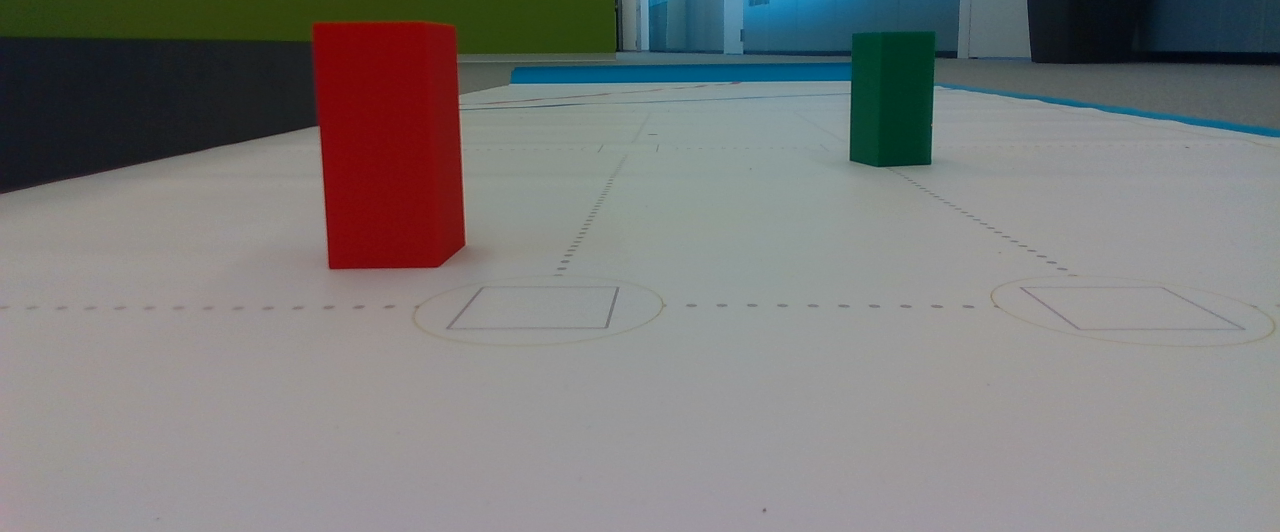
#> input picture wro/img/image1_Color.png, 1280 x 532 px, given in place of the camera
$ python block_vison_camera.py
#> lines starting #> are read from the running program, lines starting #| are printed output that depends on the picture; after the words box and inside, x2 and y2 are one past the last pixel; in counts of white or black regions, pixels touching at a corner belong together
#> further down, frame is the input picture: shape (532, 1280, 3); mean B, G, R 123.6, 124.3, 125.3
import cv2
import numpy as np

# --- Green HSV ranges ---
lower_green = np.array([60, 30, 50])
upper_green = np.array([80, 255, 255])

# --- Refined Red HSV ranges ---
lower_red1 = np.array([0, 100, 100])
upper_red1 = np.array([10, 255, 255])
lower_red2 = np.array([160, 100, 100])
upper_red2 = np.array([180, 255, 255])

MIN_BLOCK_AREA = 1000
ASPECT_RATIO_RANGE = (0.3, 3.0)
MIN_SOLIDITY = 0.7
MIN_RED_SATURATION = 150
MIN_RED_VALUE = 100

def recognize_blocks(image):
    found_blocks = []
    try:
        hsv = cv2.cvtColor(image, cv2.COLOR_BGR2HSV)
#> hsv: shape (532, 1280, 3); mean H, S, V 79.9, 45.8, 133.6

        # --- Green detection ---
        mask_green = cv2.inRange(hsv, lower_green, upper_green)
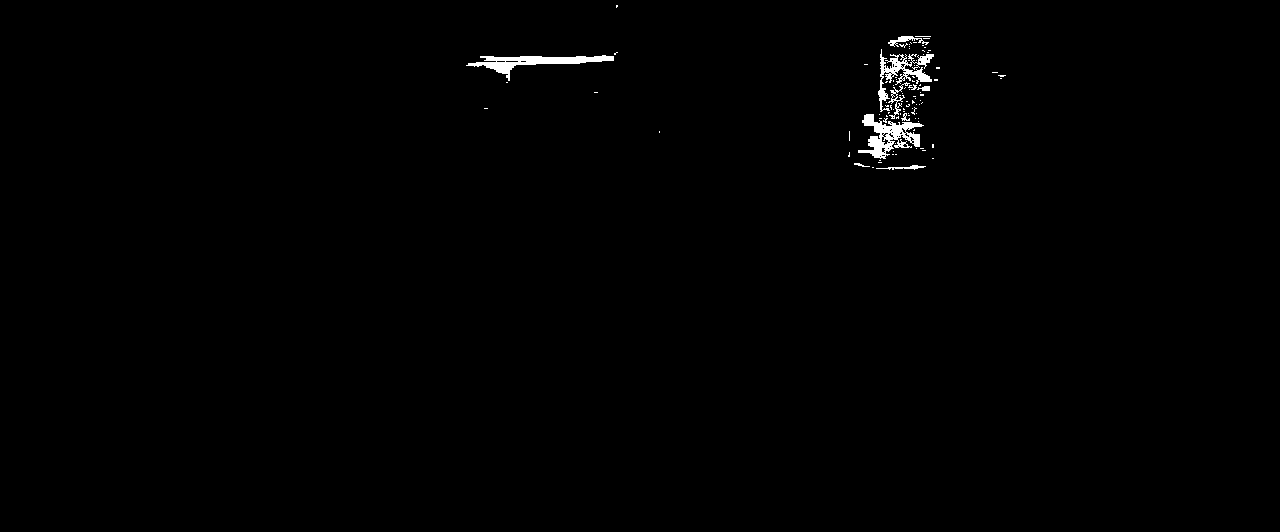
#> mask_green: shape (532, 1280); 0.62% white; 98 white regions (88 under 20 px)
        contours_green, _ = cv2.findContours(mask_green, cv2.RETR_EXTERNAL, cv2.CHAIN_APPROX_SIMPLE)
#> contours_green = 98 contours, 91 with area under 20; largest, box (x1, y1, x2, y2) and area: (858, 114, 924, 159) 1152, (466, 55, 614, 81) 1020, (878, 49, 934, 112) 743, (888, 36, 929, 47) 103, (888, 82, 910, 119) 96, (876, 165, 926, 170) 50, (917, 86, 930, 91) 29

        for contour in contours_green:
            area = cv2.contourArea(contour)
            if area > MIN_BLOCK_AREA:
                x, y, w, h = cv2.boundingRect(contour)
                aspect_ratio = float(w) / h
                if ASPECT_RATIO_RANGE[0] < aspect_ratio < ASPECT_RATIO_RANGE[1]:
                    hull = cv2.convexHull(contour)
                    hull_area = cv2.contourArea(hull)
                    solidity = float(area) / hull_area if hull_area > 0 else 0
                    if solidity > MIN_SOLIDITY:
                        center_x = x + w // 2
                        center_y = y + h // 2
                        found_blocks.append({"color": "green", "center": (center_x, center_y), "width": w, "height": h, "area": area, "bounding_box": (x, y, w, h)})
                        cv2.rectangle(image, (x, y), (x + w, y + h), (0, 255, 0), 2)
                        cv2.circle(image, (center_x, center_y), 5, (0, 0, 0), -1)
#> this loop made 98 passes
#> (area, x, y, w, h, aspect_ratio, hull_area, solidity) on pass 28: (1152, 858, 114, 66, 45, 1.47, 2168, 0.531)
#> after the loop, found_blocks = []

        # --- Red detection ---
        mask_red1 = cv2.inRange(hsv, lower_red1, upper_red1)
#> mask_red1: shape (532, 1280); 2.8% white; 26 white regions (14 under 20 px), largest, box (x1, y1, x2, y2) and area: (314, 22, 466, 266) 17738, (330, 122, 366, 149) 458, (332, 229, 382, 243) 270
        mask_red2 = cv2.inRange(hsv, lower_red2, upper_red2)
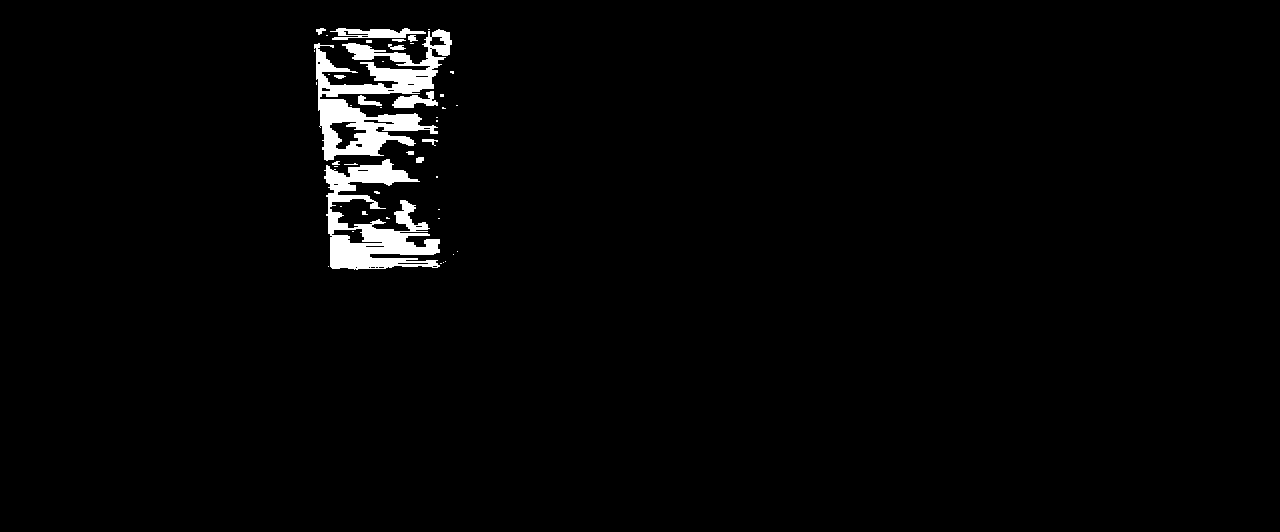
#> mask_red2: shape (532, 1280); 2.2% white; 46 white regions (32 under 20 px), largest, box (x1, y1, x2, y2) and area: (314, 29, 452, 161) 7153, (324, 159, 440, 270) 5960, (330, 28, 426, 40) 638
        mask_red = cv2.bitwise_or(mask_red1, mask_red2)
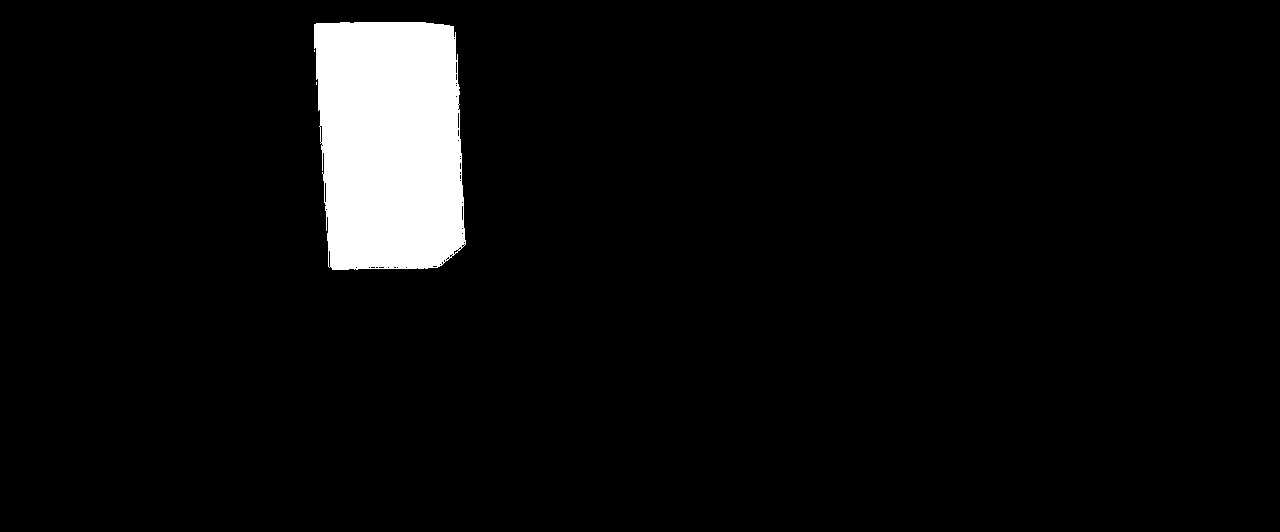
#> mask_red: shape (532, 1280); 5% white; 3 white regions (2 under 20 px)
        contours_red, _ = cv2.findContours(mask_red, cv2.RETR_EXTERNAL, cv2.CHAIN_APPROX_SIMPLE)
#> contours_red = 3 contours, 2 with area under 20; largest, box (x1, y1, x2, y2) and area: (314, 22, 466, 270) 33650

        for contour in contours_red:
            area = cv2.contourArea(contour)
            if area > MIN_BLOCK_AREA:
                x, y, w, h = cv2.boundingRect(contour)
                aspect_ratio = float(w) / h
                if ASPECT_RATIO_RANGE[0] < aspect_ratio < ASPECT_RATIO_RANGE[1]:
                    hull = cv2.convexHull(contour)
                    hull_area = cv2.contourArea(hull)
                    solidity = float(area) / hull_area if hull_area > 0 else 0
                    if solidity > MIN_SOLIDITY:
                        mask = np.zeros_like(mask_red)
                        cv2.drawContours(mask, [contour], -1, 255, cv2.FILLED)
                        mean_saturation = np.mean(hsv[:, :, 1][mask == 255])
                        mean_value = np.mean(hsv[:, :, 2][mask == 255])
                        if mean_saturation > MIN_RED_SATURATION and mean_value > MIN_RED_VALUE:
                            center_x = x + w // 2
                            center_y = y + h // 2
                            found_blocks.append({"color": "red", "center": (center_x, center_y), "width": w, "height": h, "area": area, "bounding_box": (x, y, w, h)})
                            cv2.rectangle(image, (x, y), (x + w, y + h), (0, 0, 255), 2)
                            cv2.circle(image, (center_x, center_y), 5, (0, 0, 0), -1)
#> this loop made 3 passes
#> (area, x, y, w, h, aspect_ratio, hull_area, solidity) on pass 3: (33649.5, 314, 22, 152, 248, 0.613, 34273.5, 0.982)
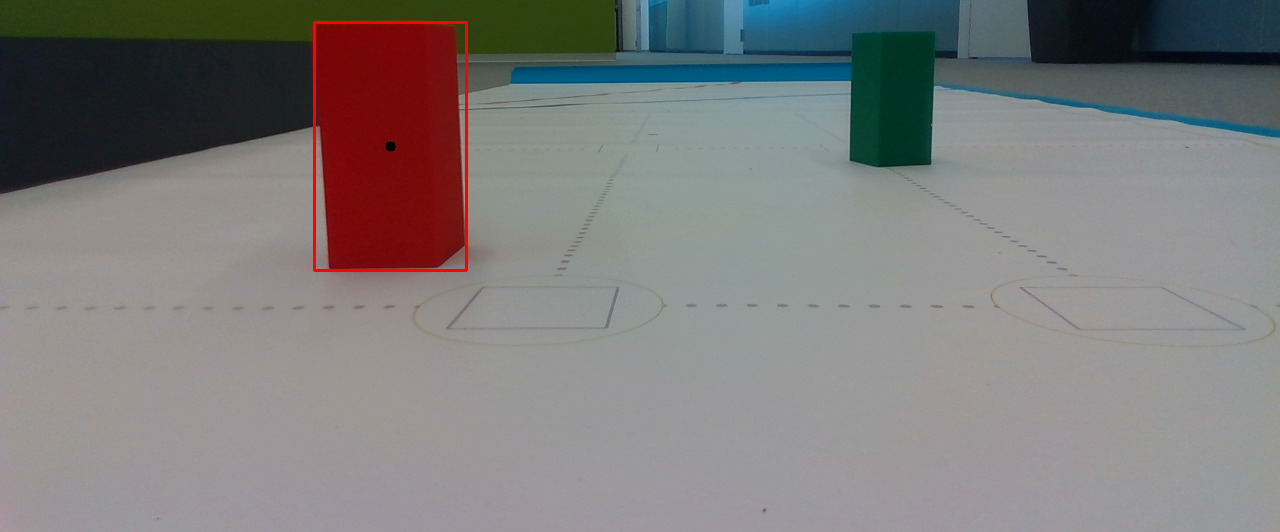
#> image: shape (532, 1280, 3); 0.36% of pixels changed, all inside (x1, y1, x2, y2) = (313, 21, 468, 272)
#> mask: shape (532, 1280); 5% white; 1 white region
#> after the loop, found_blocks = 1 item

        return image, found_blocks
    except Exception as e:
        print(f"An error occurred: {e}")
        return image, []

def get_nearest_block_data(image):
    try:
        processed_frame, detected_blocks = recognize_blocks(image.copy())
#> detected_blocks = 1 item

        if not detected_blocks:
            print("No blocks detected in the image.")
            return None, processed_frame

        detected_blocks.sort(key=lambda block: block["area"], reverse=True)

        nearest_block = detected_blocks[0]
#> nearest_block = {'color': 'red', 'center': (390, 146), 'width': 152, 'height': 248, 'area': 33649.5, 'bounding_box': (314, 22, 152, 248)}

        nb = {
            "color": nearest_block["color"],
            "center": nearest_block["center"],
            "width": nearest_block["width"],
            "height": nearest_block["height"],
        }
#> nb = {'color': 'red', 'center': (390, 146), 'width': 152, 'height': 248}

        return nb["color"], nb["center"], (nb["width"], nb["height"]), processed_frame

    except Exception as e:
        print(f"An error occurred: {e}")
        return None, image

if __name__ == "__main__":
    cap = cv2.VideoCapture(0)

    if not cap.isOpened():
        print("Error: Could not open camera.")
        exit()

    ret, frame = cap.read()
    cap.release()

    if not ret:
        print("Error: Could not read frame from camera.")
        exit()

    nearest_block_data = get_nearest_block_data(frame)

    if nearest_block_data is not None:
        nearest_block_color, center, dimensions, processed_frame = nearest_block_data
#> nearest_block_color = 'red'; center = (390, 146); dimensions = (152, 248)
        width, height = dimensions
#> width = 152; height = 248
        center_x, center_y = center
#> center_x = 390; center_y = 146

        if nearest_block_color:
            print(f"Nearest block color: {nearest_block_color}")
#| Nearest block color: red
        print(f"Nearest block center (x, y): ({center_x}, {center_y})")
#| Nearest block center (x, y): (390, 146)
        print(f"Nearest block width: {width}")
#| Nearest block width: 152
        print(f"Nearest block height: {height}")
#| Nearest block height: 248

        try:
            if processed_frame is not None:
                bx, by, bw, bh = None, None, None, None
                for block in recognize_blocks(frame.copy())[1]:
                    if block["center"] == center:
                        bx, by, bw, bh = block["bounding_box"]
                        break
#> this loop made 1 pass

                if bx is not None:
                    color = (0, 255, 0) if nearest_block_color == "green" else (0, 0, 255)
#> color = (0, 0, 255)
                    cv2.rectangle(processed_frame, (bx, by), (bx + bw, by + bh), color, 2)
                    cv2.circle(processed_frame, center, 5, (0, 0, 0), -1)
                    cv2.putText(processed_frame, f"Nearest {nearest_block_color}", (10, 50), cv2.FONT_HERSHEY_SIMPLEX, 1, (255, 255, 255), 2, cv2.LINE_AA)
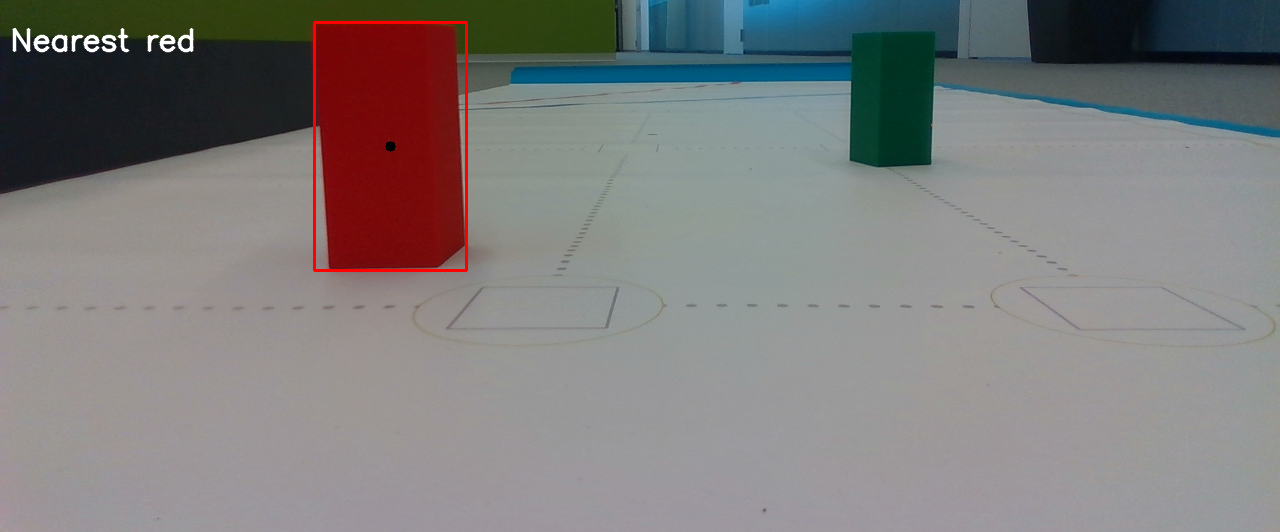
#> processed_frame: shape (532, 1280, 3); 0.31% of pixels changed, all inside (x1, y1, x2, y2) = (12, 27, 194, 53)
                    cv2.imshow("Block Recognition from Camera Image", processed_frame)

        except Exception as e:
            print(f"Error displaying image: {e}")
    else:
        cv2.imshow("Block Recognition from Camera Image", frame)

    cv2.waitKey(0)
    cv2.destroyAllWindows()

$ run again, on wro/img/image2_Color.png
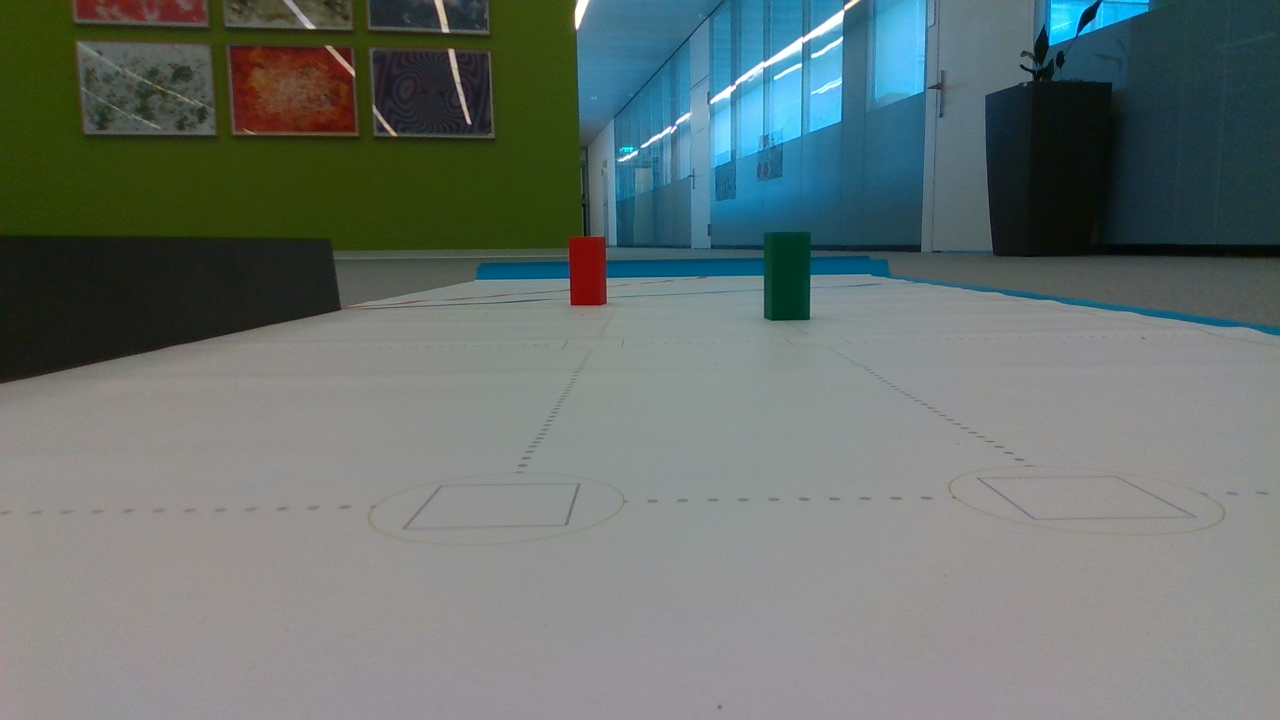
#> input picture wro/img/image2_Color.png, 1280 x 720 px, given in place of the camera
#> frame is the input picture: shape (720, 1280, 3); mean B, G, R 111.9, 114.8, 104.6
#> hsv: shape (720, 1280, 3); mean H, S, V 70.1, 65.2, 121.3
#> in recognize_blocks, `mask_green = cv2.inRange(hsv, lower_green, upper_green)`:
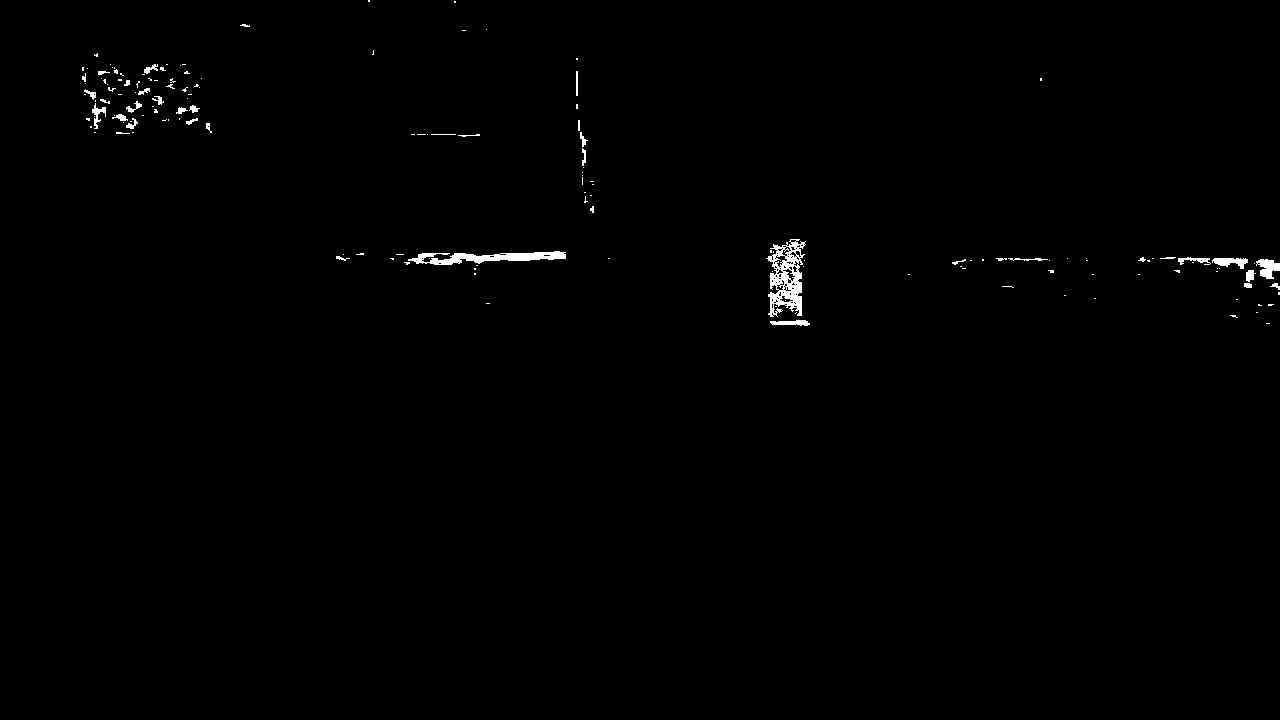
#> mask_green: shape (720, 1280); 0.59% white; 158 white regions (119 under 20 px)
#> contours_green = 157 contours, 133 with area under 20; largest, box (x1, y1, x2, y2) and area: (766, 239, 806, 317) 1804, (408, 251, 566, 265) 946, (1256, 259, 1280, 279) 254, (1212, 258, 1248, 269) 194, (770, 320, 810, 326) 124
#> the loop in recognize_blocks, `for contour in contours_green:` made 157 passes
#> (area, x, y, w, h, aspect_ratio, hull_area, solidity) on pass 63: (1804, 766, 239, 40, 78, 0.513, 2657.5, 0.679)
#> after the loop in recognize_blocks, `for contour in contours_green:`: found_blocks = []
#> mask_red1: shape (720, 1280); 0.56% white; 107 white regions (89 under 20 px), largest, box (x1, y1, x2, y2) and area: (570, 236, 604, 304) 1984, (245, 88, 300, 123) 783, (264, 53, 330, 89) 781
#> mask_red2: shape (720, 1280); 0.03% white in thin lines or dots, all inside (x1, y1, x2, y2) = (81, 0, 606, 305)
#> mask_red: shape (720, 1280); 0.58% white; 113 white regions (97 under 20 px)
#> contours_red = 113 contours, 101 with area under 20; largest, box (x1, y1, x2, y2) and area: (570, 236, 605, 305) 2068, (264, 53, 330, 89) 737, (245, 88, 300, 123) 734, (81, 0, 138, 15) 281, (137, 0, 159, 20) 152
#> the loop in recognize_blocks, `for contour in contours_red:` made 113 passes
#> (area, x, y, w, h, aspect_ratio, hull_area, solidity) on pass 10: (2068.5, 570, 236, 35, 69, 0.507, 2173.5, 0.952)
#> after the loop in recognize_blocks, `for contour in contours_red:`: found_blocks = 1 item
#> nearest_block = {'color': 'red', 'center': (587, 270), 'width': 35, 'height': 69, 'area': 2068.5, 'bounding_box': (570, 236, 35, 69)}
#> nb = {'color': 'red', 'center': (587, 270), 'width': 35, 'height': 69}
#> nearest_block_color = 'red'; center = (587, 270); dimensions = (35, 69)
#> width = 35; height = 69
#> `center_x, center_y = center`: center_x = 587; center_y = 270
#| Nearest block color: red
#| Nearest block center (x, y): (587, 270)
#| Nearest block width: 35
#| Nearest block height: 69
#> the loop `for block in recognize_blocks(frame.copy())[1]:` made 1 pass
#> color = (0, 0, 255)
#> `cv2.putText(processed_frame, f"Nearest {nearest_block_color}", (10, 50..`:
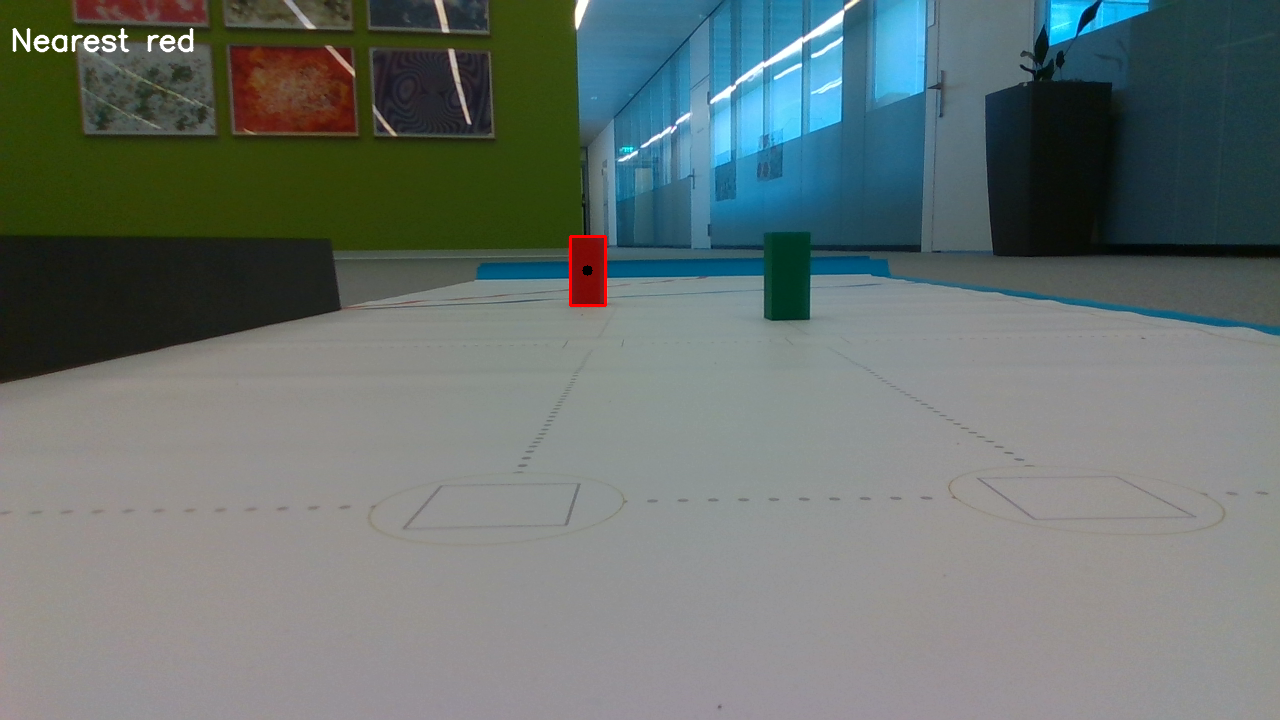
#> processed_frame: shape (720, 1280, 3); mean B, G, R 112.2, 115, 105
